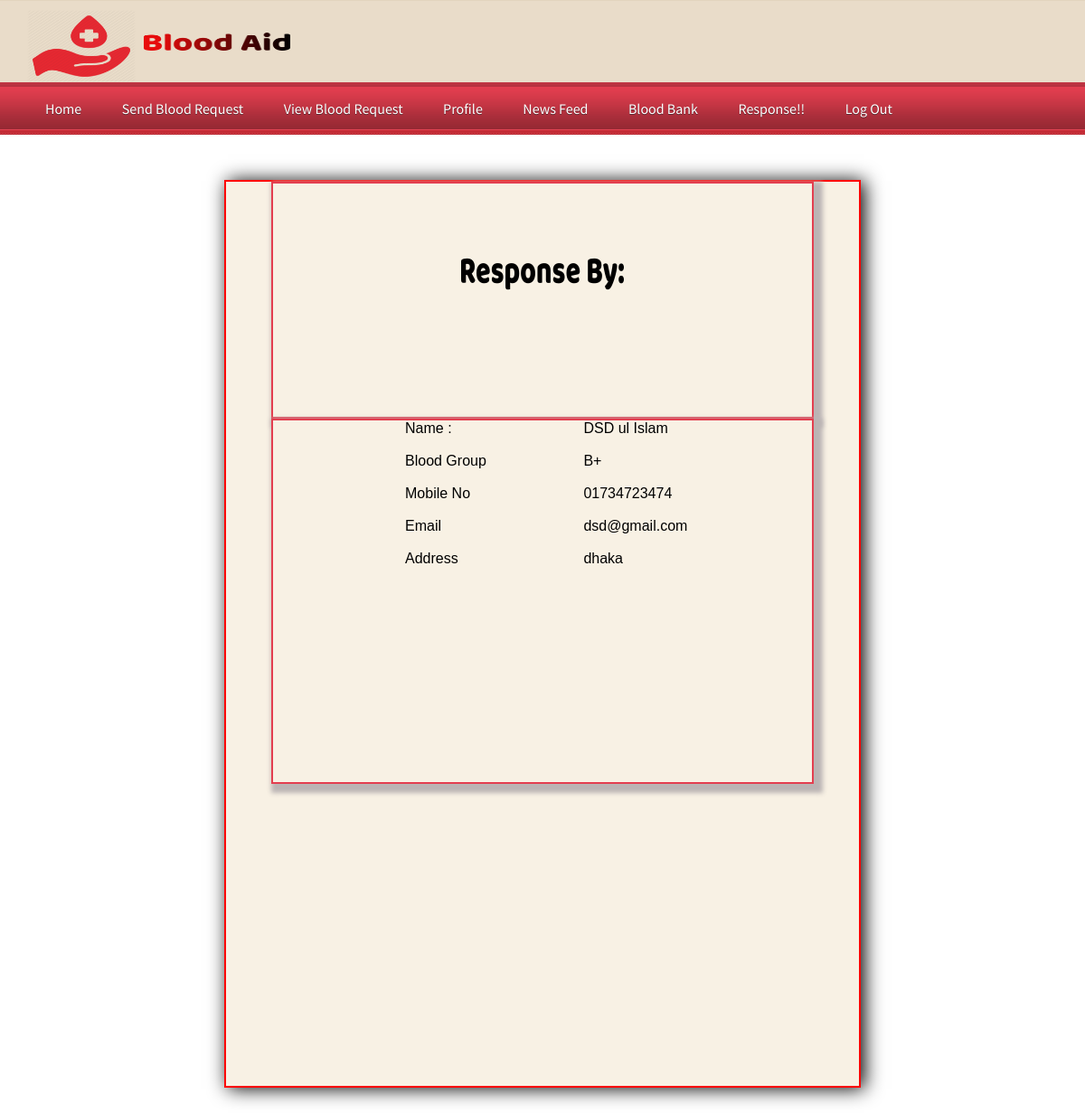
The app's page /donor/response.php with its own data.
### tables this page shows
CREATE TABLE IF NOT EXISTS `requestes` (
  `req_id` int(100) NOT NULL,
  `name` varchar(100) NOT NULL,
  `gender` varchar(100) NOT NULL,
  `age` varchar(100) NOT NULL,
  `mobile` varchar(100) NOT NULL,
  `email` varchar(100) NOT NULL,
  `bg_name` varchar(100) NOT NULL,
  `reqdate` date NOT NULL,
  `detail` varchar(500) NOT NULL,
  `quan` int(30) NOT NULL,
  `Address` varchar(50) NOT NULL,
  `poster` varchar(100) NOT NULL,
  `flag` int(5) NOT NULL,
  `r_email` varchar(100) NOT NULL,
  `r_email1` varchar(50) NOT NULL
);

CREATE TABLE IF NOT EXISTS `donarregistration` (
  `donar_id` int(100) NOT NULL,
  `name` varchar(100) NOT NULL,
  `gender` varchar(100) NOT NULL,
  `age` varchar(100) NOT NULL,
  `mobile` varchar(100) NOT NULL,
  `email` varchar(100) NOT NULL,
  `pwd` int(100) NOT NULL,
  `pic` varchar(1000) NOT NULL,
  `Address` varchar(200) NOT NULL,
  `bg_name` varchar(100) NOT NULL
);

### donor/response.php (the view, shortened to what this page needs)
<!DOCTYPE html PUBLIC "-//W3C//DTD XHTML 1.0 Transitional//EN" "http://www.w3.org/TR/xhtml1/DTD/xhtml1-transitional.dtd">
<html xmlns="http://www.w3.org/1999/xhtml">
    <head>
        <link href="css/lightbox.css" rel="stylesheet" />
        <link href="StyleSheet.css" rel="stylesheet" type="text/css" />
        <link href="css/style.css" rel="stylesheet" type="text/css" media="all" />
        <link href="css/flexslider.css" rel="stylesheet" type="text/css" media="all" />
    </head>
    <body>
        <div style= "background-color : #E9DCC9; border-top: 1px solid rgba(214, 195, 167, 0.34);">
            <div class="wrap">
                <div class="header">
                    <div class="logo">
                        <a href="home(after).php"><img src="pic/logo.png" alt="" style="height:80px;width:120px;" ><img src="Images/nameddd.png" alt="" style="height:90px;width:180px;" ></a>
                    </div>
                </div>
            </div>
        </div>
        <div class="nav_bg">
            <div class="wrap">
                <?php require('header.php');?>
            </div>
        </div>
        <div style="height:1000px; width:700px; margin:auto; margin-top:50px; margin-bottom:50px; background-color:#f8f1e4; border:2px solid red; box-shadow:4px 1px 20px black;">
            <?php
            try{
                $conn=new PDO("mysql:host=localhost:3306;dbname=bloodbank",'root','');
                $conn->setAttribute(PDO::ATTR_ERRMODE, PDO::ERRMODE_EXCEPTION);
            }
            catch(PDOException $ex){
            }
            try{
                $sqlquery="Select * from requestes";
                $object=$conn->query($sqlquery);
                $table=$object->fetchAll();
                foreach($table as $data){
                    if($data[12]==1 && $data[11]==$_SESSION['email']){
                        $em=$data[13];
                        $con = mysqli_connect("localhost","root","");
                        $sql = "SELECT * FROM donarregistration WHERE email='$em'";
                        $records = mysqli_query($con,$sql);
                        while($row3 = mysqli_fetch_array($records))
                        {
                            $name=$row3['name'];
                            $bg=$row3['bg_name'];
                            $mobile=$row3['mobile'];
                            $email=$row3['email'];
                            $add=$row3['Address'];
                        }
                    }
                }
            }catch(PDOException $ex){
            }
            ?>
            <form>
                <table cellpadding="0" cellspacing="0" width="600px"  class="tableborder" style="margin:auto">
                    <tr><td style="padding-bottom:40px" colspan="2" align="center"><img src="Images/responselogo.png" width="200px";height="70px" /></td></tr>
                    <tr><td colspan="2">&nbsp;</td></tr>
                    <table cellpadding="0" cellspacing="0" width="600px"  class="tableborder" style="margin:auto">
                        <tr><td  align="right">&nbsp;</td>
                            <td style="vertical-align:top" width="450px" height="400px">
                                <table cellpadding="0" cellspacing="0" width="450px">
                                    <td style="vertical-align:top; padding-left:70px" width="500px">
                                        <table cellpadding="0" cellspacing="0" width="450px" align="center" >
                                            <tr><td class="lefttd"  style="vertical-align:middle"> Name :</td><td><?php echo @$name;  ?></td></tr>
                                            <tr><td>&nbsp;</td><td>&nbsp;</td></tr>
                                            <tr><td class="lefttd"  style="vertical-align:middle"> Blood Group</td><td><?php echo @$bg;?></td></tr>
                                            <tr><td>&nbsp;</td><td>&nbsp;</td></tr>
                                            <tr><td class="lefttd"  style="vertical-align:middle"> Mobile No</td><td><?php echo @$mobile;?></td></tr>
                                            <tr><td>&nbsp;</td><td>&nbsp;</td></tr>
                                            <tr><td class="lefttd"  style="vertical-align:middle"> Email</td><td><?php echo @$email;?></td></tr>
                                            <tr><td>&nbsp;</td><td>&nbsp;</td></tr>
                                            <tr><td class="lefttd"  style="vertical-align:middle"> Address</td><td><?php echo @$add;?></td></tr>
                                            <tr><td>&nbsp;</td><td>&nbsp;</td></tr>
                                        </table></table></td></tr>	</table>
                    </form>
                </div>
    </body>
</html>

### donor/header.php (shortened to what this page needs)
<ul class="nav">
    <li><a href="home(after).php">Home</a></li>
    <li><a href="requests.php">Send Blood Request</a></li>
    <li><a href="viewrequest.php">View Blood Request</a></li>
    <li><a href="index.php">Profile</a></li>
    <li><a href="#">News Feed</a></li>
    <li><a href="#">Blood Bank</a></li>
    <?php
    try{
        $conn=new PDO("mysql:host=localhost:3306;dbname=bloodbank",'root','');
        $conn->setAttribute(PDO::ATTR_ERRMODE, PDO::ERRMODE_EXCEPTION);
    }
    catch(PDOException $ex){
    }
    try{
        $sqlquery="Select * from requestes";
        $object=$conn->query($sqlquery);
        $table=$object->fetchAll();
        foreach($table as $data){
            if($data[11]==$_SESSION['email'] && $data[12]==1){
    ?>
    <li><a href="response.php">Response!!</a></li>
    <?php
            }
        }
    }catch(PDOException $ex){
    }
    ?>
    <li><a href="logout.php">Log out</a></li>
</ul>

### donor/css/lightbox.css (style rules this page uses)
body:after { content: url(../img/close.png) url(../img/loading.gif) url(../img/prev.png) url(../img/next.png); display: none; }

### donor/css/style.css (style rules this page uses)
html,body,div,span,applet,object,iframe,h1,h2,h3,h4,h5,h6,p,blockquote,pre,a,abbr,acronym,address,big,cite,code,del,dfn,em,img,ins,kbd,q,s,samp,small,strike,strong,sub,sup,tt,var,b,u,i,dl,dt,dd,ol,nav ul,nav li,fieldset,form,label,legend,table,caption,tbody,tfoot,thead,tr,th,td,article,aside,canvas,details,embed,figure,figcaption,footer,header,hgroup,menu,nav,output,ruby,section,summary,time,mark,audio,video { margin:0;padding:0;border:0;font-size:100%;font:inherit;vertical-align:baseline; }
ol,ul { list-style:none;margin:0;padding:0; }
table { border-collapse:collapse;border-spacing:0; }
a { text-decoration:none; }
img { max-width:100%; }
body { font-family: Arial, Geneva,Helvetica, sans-serif; font-size: 100%; }
.wrap { margin:0 auto; width:80%; }
.nav_bg { background: url('../images/nav_bg.png') center 0 repeat-x #CF797E; height:58px; }
.nav li { display:inline-block; }
.nav li a { font-family: 'Source Sans Pro', sans-serif; line-height:1.8em; display:block; text-decoration:none; font-weight:normal; color:#ffffff; padding:15px 20px; font-size: 1em; text-transform: capitalize; text-shadow: 0 1px 0 #5C2830; letter-spacing:0px; }
@media only screen and (max-width: 1280px) { .wrap { width:95%; } }

### records on screen
requestes: poster "Response!!"
donarregistration: name "DSD ul Islam", bg_name "B+", mobile "01734723474", email "dsd@gmail.com", Address "dhaka"
